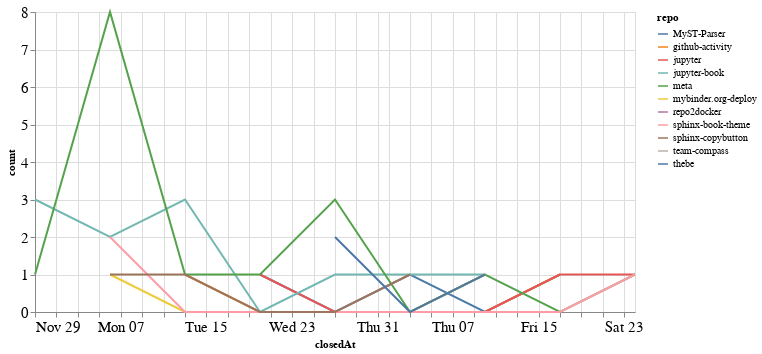

Notebook code cell kept with this figure:
### Code cell
closed_by_time = closed_by.groupby('repo').resample('W', on='closedAt').count()['author'].reset_index()
closed_by_time = closed_by_time.rename(columns={'author': 'count'})

alt.Chart(closed_by_time, width=600).mark_line().encode(
    x='closedAt',
    y='count',
    color='repo',
    tooltip="repo"
)

### Figure 1 — Vega-Lite specification as saved in the notebook (floating-point values rounded to 4 significant figures)
{"config": {"axisLeft": {"labelFontSize": 15}, "axisBottom": {"labelFontSize": 15}}, "data": {"name": "data-6be08a143a7a985f2c956dce3e6a03d4"}, "mark": "line", "encoding": {"color": {"type": "nominal", "field": "repo"}, "tooltip": {"type": "nominal", "field": "repo"}, "x": {"type": "temporal", "field": "closedAt"}, "y": {"type": "quantitative", "field": "count"}}, "width": 600, "$schema": "https://vega.github.io/schema/vega-lite/v4.8.1.json", "datasets": {"data-6be08a143a7a985f2c956dce3e6a03d4": [{"repo": "MyST-Parser", "closedAt": "2020-12-20T00:00:00", "count": 1}, {"repo": "MyST-Parser", "closedAt": "2020-12-27T00:00:00", "count": 0}, {"repo": "MyST-Parser", "closedAt": "2021-01-03T00:00:00", "count": 1}, {"repo": "MyST-Parser", "closedAt": "2021-01-10T00:00:00", "count": 0}, {"repo": "MyST-Parser", "closedAt": "2021-01-17T00:00:00", "count": 1}, {"repo": "github-activity", "closedAt": "2020-12-13T00:00:00", "count": 1}, {"repo": "github-activity", "closedAt": "2020-12-20T00:00:00", "count": 0}, {"repo": "github-activity", "closedAt": "2020-12-27T00:00:00", "count": 0}, {"repo": "github-activity", "closedAt": "2021-01-03T00:00:00", "count": 0}, {"repo": "github-activity", "closedAt": "2021-01-10T00:00:00", "count": 0}, {"repo": "github-activity", "closedAt": "2021-01-17T00:00:00", "count": 1}, {"repo": "jupyter", "closedAt": "2020-12-20T00:00:00", "count": 1}, {"repo": "jupyter", "closedAt": "2020-12-27T00:00:00", "count": 0}, {"repo": "jupyter", "closedAt": "2021-01-03T00:00:00", "count": 0}, {"repo": "jupyter", "closedAt": "2021-01-10T00:00:00", "count": 0}, {"repo": "jupyter", "closedAt": "2021-01-17T00:00:00", "count": 1}, {"repo": "jupyter", "closedAt": "2021-01-24T00:00:00", "count": 1}, {"repo": "jupyter-book", "closedAt": "2020-11-29T00:00:00", "count": 3}, {"repo": "jupyter-book", "closedAt": "2020-12-06T00:00:00", "count": 2}, {"repo": "jupyter-book", "closedAt": "2020-12-13T00:00:00", "count": 3}, {"repo": "jupyter-book", "closedAt": "2020-12-20T00:00:00", "count": 0}, {"repo": "jupyter-book", "closedAt": "2020-12-27T00:00:00", "count": 1}, {"repo": "jupyter-book", "closedAt": "2021-01-03T00:00:00", "count": 1}, {"repo": "jupyter-book", "closedAt": "2021-01-10T00:00:00", "count": 1}, {"repo": "meta", "closedAt": "2020-11-29T00:00:00", "count": 1}, {"repo": "meta", "closedAt": "2020-12-06T00:00:00", "count": 8}, {"repo": "meta", "closedAt": "2020-12-13T00:00:00", "count": 1}, {"repo": "meta", "closedAt": "2020-12-20T00:00:00", "count": 1}, {"repo": "meta", "closedAt": "2020-12-27T00:00:00", "count": 3}, {"repo": "meta", "closedAt": "2021-01-03T00:00:00", "count": 0}, {"repo": "meta", "closedAt": "2021-01-10T00:00:00", "count": 1}, {"repo": "meta", "closedAt": "2021-01-17T00:00:00", "count": 0}, {"repo": "meta", "closedAt": "2021-01-24T00:00:00", "count": 1}, {"repo": "mybinder.org-deploy", "closedAt": "2020-12-06T00:00:00", "count": 1}, {"repo": "mybinder.org-deploy", "closedAt": "2020-12-13T00:00:00", "count": 0}, {"repo": "mybinder.org-deploy", "closedAt": "2020-12-20T00:00:00", "count": 0}, {"repo": "mybinder.org-deploy", "closedAt": "2020-12-27T00:00:00", "count": 0}, {"repo": "mybinder.org-deploy", "closedAt": "2021-01-03T00:00:00", "count": 0}, {"repo": "mybinder.org-deploy", "closedAt": "2021-01-10T00:00:00", "count": 1}, {"repo": "repo2docker", "closedAt": "2021-01-24T00:00:00", "count": 1}, {"repo": "sphinx-book-theme", "closedAt": "2020-12-06T00:00:00", "count": 2}, {"repo": "sphinx-book-theme", "closedAt": "2020-12-13T00:00:00", "count": 0}, {"repo": "sphinx-book-theme", "closedAt": "2020-12-20T00:00:00", "count": 0}, {"repo": "sphinx-book-theme", "closedAt": "2020-12-27T00:00:00", "count": 0}, {"repo": "sphinx-book-theme", "closedAt": "2021-01-03T00:00:00", "count": 0}, {"repo": "sphinx-book-theme", "closedAt": "2021-01-10T00:00:00", "count": 0}, {"repo": "sphinx-book-theme", "closedAt": "2021-01-17T00:00:00", "count": 0}, {"repo": "sphinx-book-theme", "closedAt": "2021-01-24T00:00:00", "count": 1}, {"repo": "sphinx-copybutton", "closedAt": "2020-12-06T00:00:00", "count": 1}, {"repo": "sphinx-copybutton", "closedAt": "2020-12-13T00:00:00", "count": 1}, {"repo": "sphinx-copybutton", "closedAt": "2020-12-20T00:00:00", "count": 0}, {"repo": "sphinx-copybutton", "closedAt": "2020-12-27T00:00:00", "count": 0}, {"repo": "sphinx-copybutton", "closedAt": "2021-01-03T00:00:00", "count": 1}, {"repo": "team-compass", "closedAt": "2020-12-20T00:00:00", "count": 1}, {"repo": "thebe", "closedAt": "2020-12-27T00:00:00", "count": 2}, {"repo": "thebe", "closedAt": "2021-01-03T00:00:00", "count": 0}, {"repo": "thebe", "closedAt": "2021-01-10T00:00:00", "count": 1}]}}
